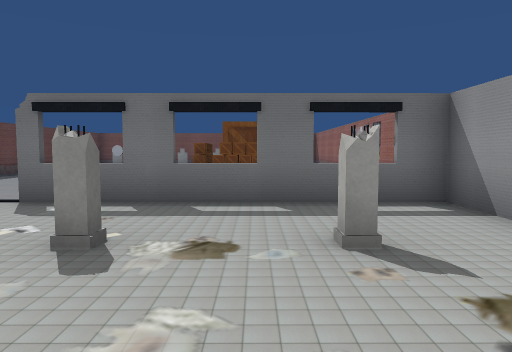
view 1 (above)

13 first-person views from a walk through a scene from a Unity 3-D project. The camera is 1.5 m above the floor, tilts 4° down and sees 70° across. The floor is counted in squares, 2 m on a side. Each view is taken from the middle of a square. On the plan, view 1 faces up. The plan holds only what a view shows up to about 11 squares ahead; the rest is blank. The player is left out. Some surface patterns are stand-ins.

view 2
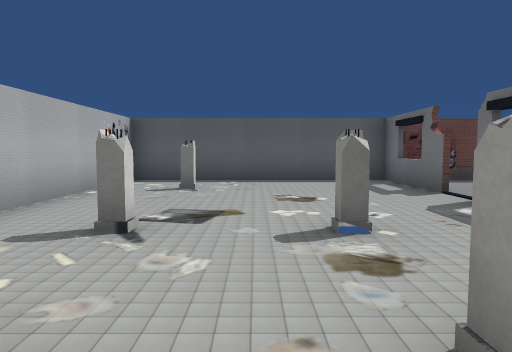

view 3
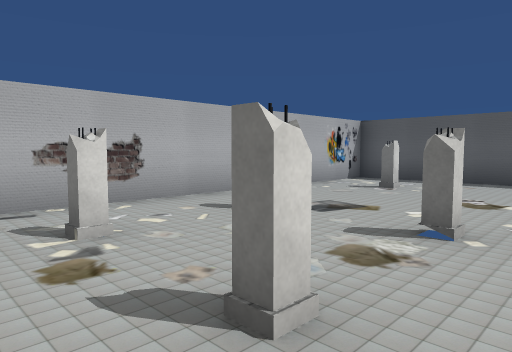

view 4
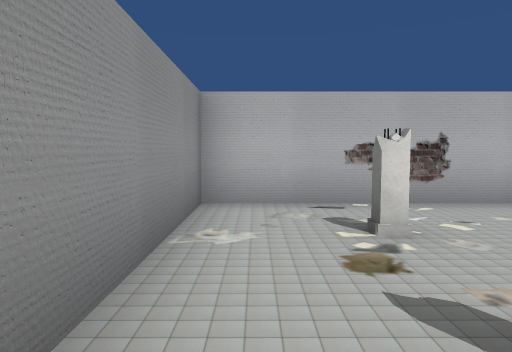

view 5
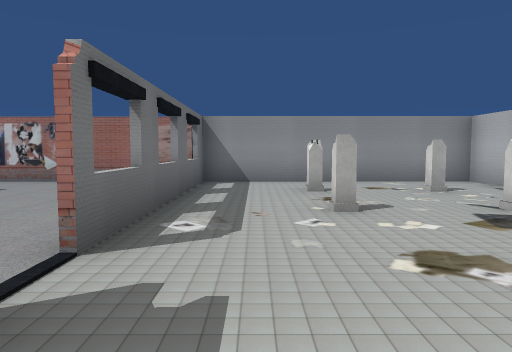

view 6
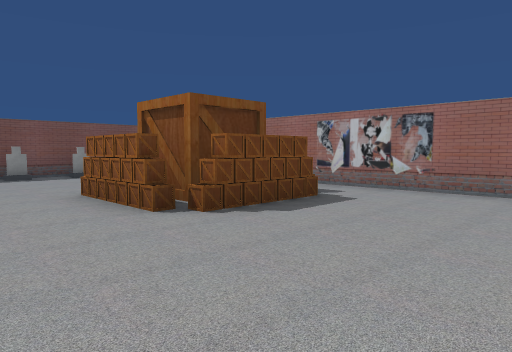

view 7
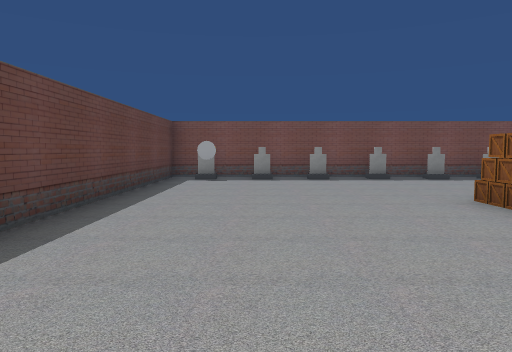

view 8
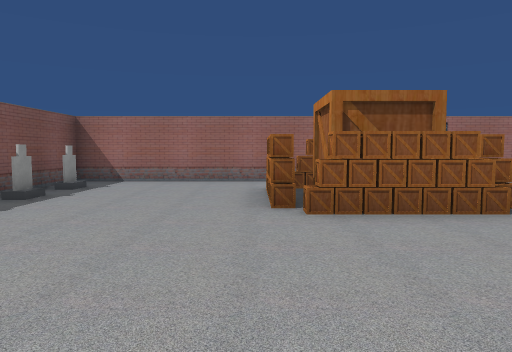

view 9
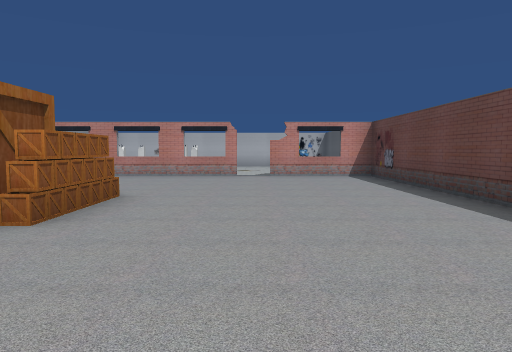

view 10
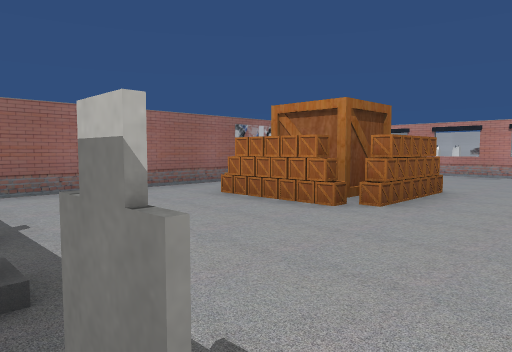

view 11
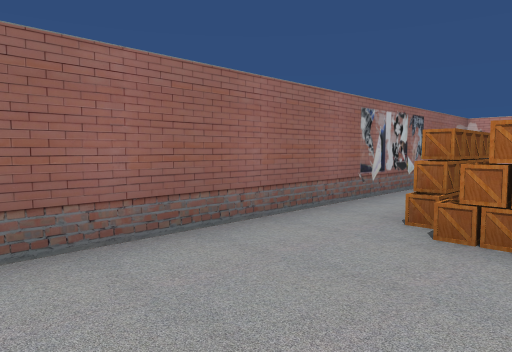

view 12
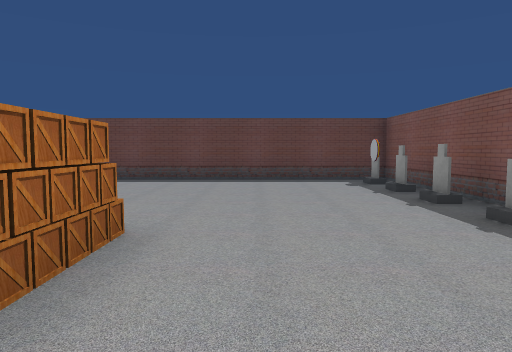

view 13
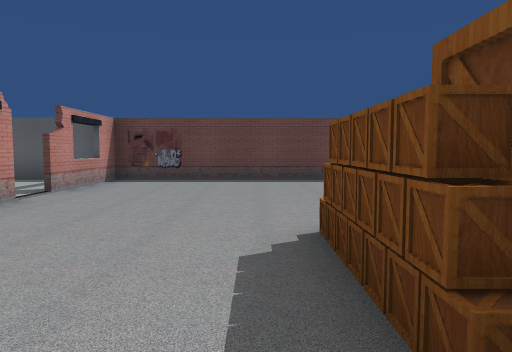

### Floor plan
Key: @ floor where view 1 was taken; # wall or solid block; . floor; = window, fence, low wall or low ledge; B box; O other object.
Columns run from 8 left of view 1 to 3 right of it. Each row starts with its distance up from view 1.
 18 ## #########
 17 #.O#.##.##.#
 16 #..........#
 15 #..........#
 14 #..........#
 13 #......B.B.#
 12 #......##B.#
 11 #......##B.#
 10 #.....BBBB.=
  9 #..........=
  8 #..........#
  7 #..........#
  6 #........  =
  5 ##=#.#######
  4 #..........#
  3 #......#.#.#
  2 #..........#
  1 #..#...#.#.#
  0 #.......@..#
 -1 #..........#
 -2 ############

Where each view was taken, in squares from view 1:
view 1: 0 up, 0 right, facing up
view 2: 2 up, 2 right, facing left
view 3: 4 up, 2 right, facing down-left
view 4: 4 up, 2 right, facing down
view 5: 4 up, 6 left, facing right
view 6: 6 up, 4 left, facing up-right
view 7: 7 up, 5 left, facing up
view 8: 13 up, 6 left, facing right
view 9: 16 up, 4 left, facing down
view 10: 17 up, 4 left, facing down-right
view 11: 16 up, 0 right, facing down-right
view 12: 14 up, 2 right, facing left
view 13: 9 up, 2 right, facing left
